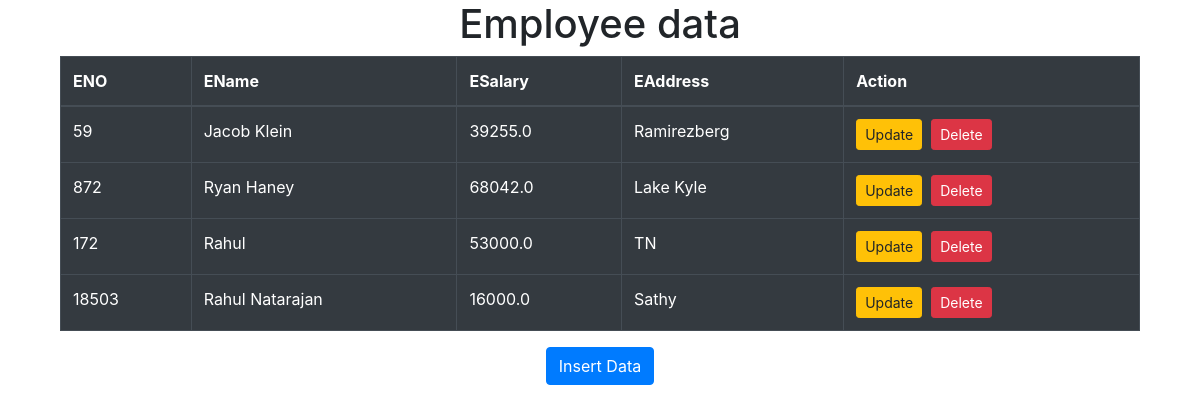
The page / on the database its author committed.
### testapp/models.py (models this page shows)
class Employee(models.Model):
    eno=models.IntegerField()
    ename=models.CharField(max_length=30)
    esal=models.FloatField()
    eaddr=models.CharField(max_length=30)

### testapp/views.py (the view)
# urls.py: path('', views.display_view),
def display_view(request):
    emp_list=Employee.objects.all()
    return render(request,'testapp/index.html',{'emp_list':emp_list})

### templates/testapp/index.html
<!DOCTYPE html>
{% extends 'testapp/base.html' %}
  {% block body_block %}
  <div class="container" align='center'>
    <h1>Employee data</h1>
    {% if emp_list %}
      <table border=1 class="table table-dark">
        <thead>
          <th>ENO</th>
          <th>EName</th>
          <th>ESalary</th>
          <th>EAddress</th>
          <th>Action</th>
          </thead>
        {% for emp in emp_list %}
          <tr>
            <td>{{emp.eno}}</td>
            <td>{{emp.ename}}</td>
            <td>{{emp.esal}}</td>
            <td>{{emp.eaddr}}</td>
            <td><a href="/update/{{emp.id}}" class="btn btn-warning btn-sm" >Update</a>&nbsp;&nbsp;<a href="/delete/{{emp.id}}" class="btn btn-danger btn-sm">Delete</a></td>
          </tr>
        {% endfor %}
      </table>
    {% else %}
      <p>No record found</p>
    {% endif %}
    <a href="/insert" class="btn btn-primary" >Insert Data</a>
    <br>
  </div>
  {% endblock %}

### templates/testapp/base.html (shortened to what this page needs)
<!DOCTYPE html>
<html lang="en" dir="ltr">
  <head>
    <link rel="stylesheet" href="https://cdn.jsdelivr.net/npm/bootstrap@4.6.2/dist/css/bootstrap.min.css">
  </head>
  <body>
    <div class="container" align=center>
      {% block body_block %}
      {% endblock %}
    </div>
  </body>
</html>

### rows shown on the page
Employee: eno "59", ename "Jacob Klein", esal "39255.0", eaddr "Ramirezberg"
Employee: eno "872", ename "Ryan Haney", esal "68042.0", eaddr "Lake Kyle"
Employee: eno "172", ename "Rahul", esal "53000.0", eaddr "TN"
Employee: eno "18503", ename "Rahul Natarajan", esal "16000.0", eaddr "Sathy"
